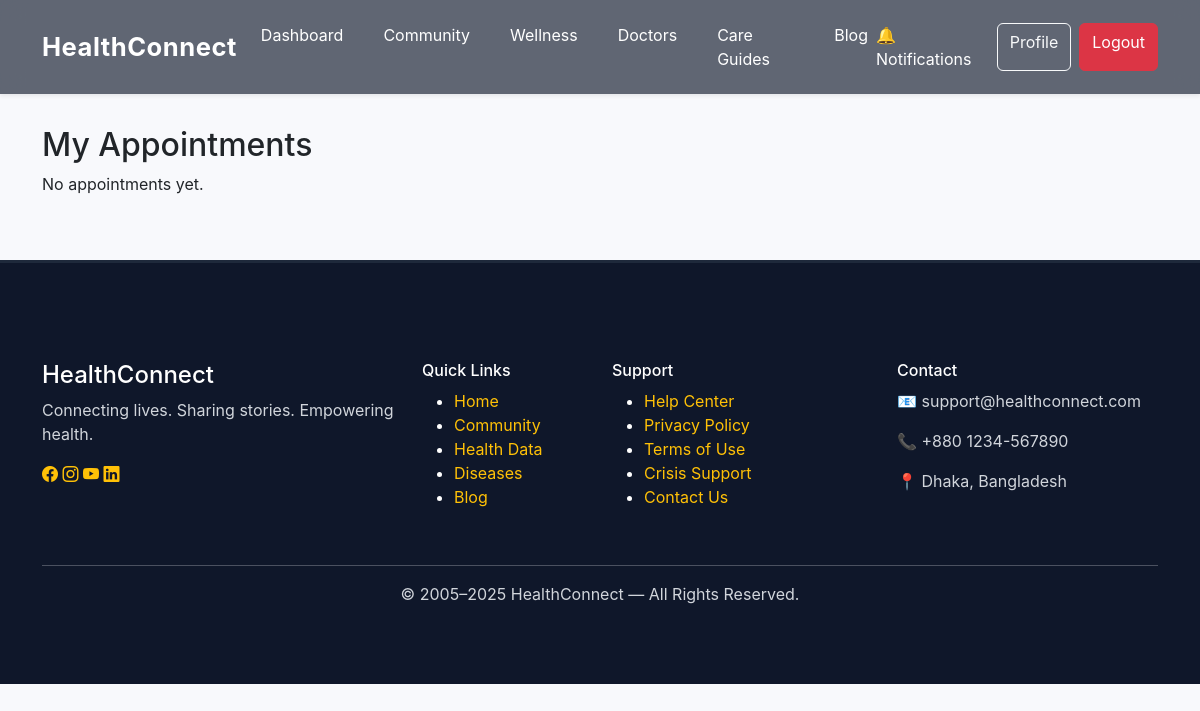
Page /appointments/my/ (signed in) on the earlier database version.
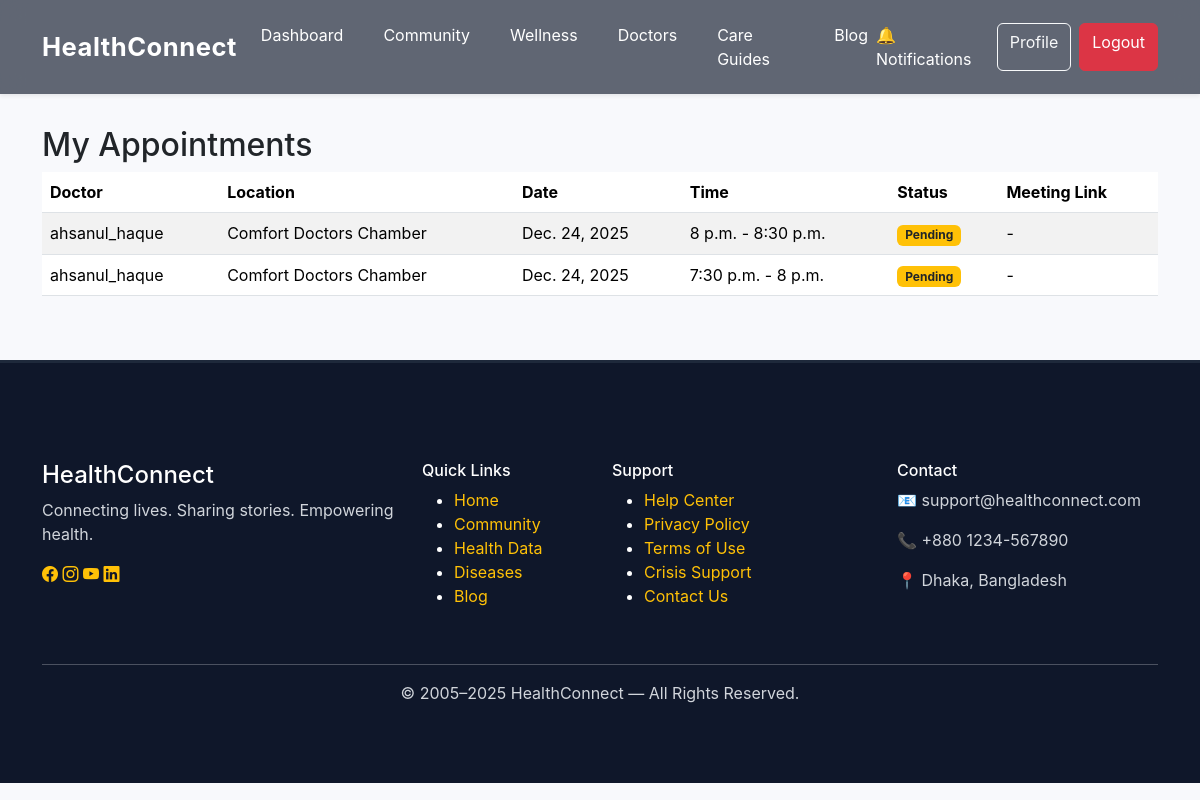
Same page on the later database version.
### appointments/models.py (models this page shows, shortened)
class Appointment(models.Model):
    patient = models.ForeignKey(CustomUser, on_delete=models.CASCADE, related_name="appointments")
    doctor = models.ForeignKey(CustomUser, on_delete=models.CASCADE, related_name="doctor_appointments")
    location = models.ForeignKey(DoctorLocation, on_delete=models.CASCADE)
    date = models.DateField()
    start_time = models.TimeField()
    end_time = models.TimeField()
    status = models.CharField(max_length=20, choices=APPOINTMENT_STATUS, default="pending")
    notes = models.TextField(blank=True, null=True)
    meeting_link = models.URLField(blank=True, null=True)  # Doctor adds after confirm
    created_at = models.DateTimeField(auto_now_add=True)

class DoctorLocation(models.Model):
    APPOINTMENT_TYPE = (
        ("offline", "Offline"),
        ("online", "Online"),
        ("both", "Online & Offline"),
    )
    doctor = models.ForeignKey(
        settings.AUTH_USER_MODEL,
        on_delete=models.CASCADE,
        related_name="doctor_locations"
    )
    name = models.CharField(max_length=150)  # Hospital / Chamber
    address = models.TextField()
    days = models.CharField(
        max_length=100,
        help_text="Example: Sun, Tue, Thu"
    )
    start_time = models.TimeField()
    end_time = models.TimeField()
    appointment_type = models.CharField(
        max_length=20,
        choices=APPOINTMENT_TYPE
    )
    created_at = models.DateTimeField(auto_now_add=True)

### accounts/models.py (models this page shows, shortened)
class CustomUser(AbstractUser):
    role = models.CharField(
        max_length=20,
        choices=ROLE_CHOICES,
        default="patient"
    )
    doctor_license = models.CharField(
        max_length=50,
        blank=True,
        null=True
    )
    specialization = models.ManyToManyField(
        "Specialization",
        blank=True,
        help_text="Only for doctors"
    )
    hospital_name = models.CharField(
        max_length=150,
        blank=True,
        null=True
    )
    profile_pic = models.ImageField(
        upload_to="profiles/",
        blank=True,
        null=True
    )
    token_id = models.CharField(
        max_length=12,   # Adjust for future growth
        unique=True,
        blank=True,
        editable=False
    )

### appointments/views.py (the view)
# urls.py: path("my/", views.my_appointments, name="my_appointments"),
@login_required
def my_appointments(request):
    appointments = request.user.appointments.order_by('-date', '-start_time')
    return render(request, 'appointments/my_appointments.html', {'appointments': appointments})

### blog/context_processors.py (called while the page is built)
def unread_notifications(request):
    if request.user.is_authenticated:
        return {
            "unread_count": request.user.notifications.filter(is_read=False).count()
        }
    return {"unread_count": 0}

### appointments/templates/appointments/my_appointments.html
{% extends "base.html" %}
{% block content %}
<div class="container py-5">
  <h2>My Appointments</h2>
  {% if appointments %}
    <table class="table table-striped">
      <thead>
        <tr>
          <th>Doctor</th>
          <th>Location</th>
          <th>Date</th>
          <th>Time</th>
          <th>Status</th>
          <th>Meeting Link</th>
        </tr>
      </thead>
      <tbody>
        {% for appt in appointments %}
        <tr>
          <td>{{ appt.doctor.username }}</td>
          <td>{{ appt.location.name }}</td>
          <td>{{ appt.date }}</td>
          <td>{{ appt.start_time }} - {{ appt.end_time }}</td>
          <td>
            {% if appt.status == "pending" %}
              <span class="badge bg-warning text-dark">Pending</span>
            {% elif appt.status == "confirmed" %}
              <span class="badge bg-success">Confirmed</span>
            {% elif appt.status == "completed" %}
              <span class="badge bg-secondary">Completed</span>
            {% else %}
              <span class="badge bg-danger">Cancelled</span>
            {% endif %}
          </td>
          <td>
            {% if appt.meeting_link and appt.status == "confirmed" %}
              <a href="{{ appt.meeting_link }}" target="_blank" class="btn btn-sm btn-info">Join</a>
            {% else %}
              -
            {% endif %}
          </td>
        </tr>
        {% endfor %}
      </tbody>
    </table>
  {% else %}
    <p>No appointments yet.</p>
  {% endif %}
</div>
{% endblock %}

Differences in the rows shown:
added Appointment: doctor.username "ahsanul_haque", location.name "Comfort Doctors Chamber", date "Dec. 24, 2025", start_time "8 p.m.", end_time "8:30 p.m.", status "Pending"
added Appointment: doctor.username "ahsanul_haque", location.name "Comfort Doctors Chamber", date "Dec. 24, 2025", start_time "7:30 p.m.", end_time "8 p.m.", status "Pending"
Other differences:
text no longer shown: "No appointments yet."
text now shown: "Doctor Location Date Time Status Meeting Link"
